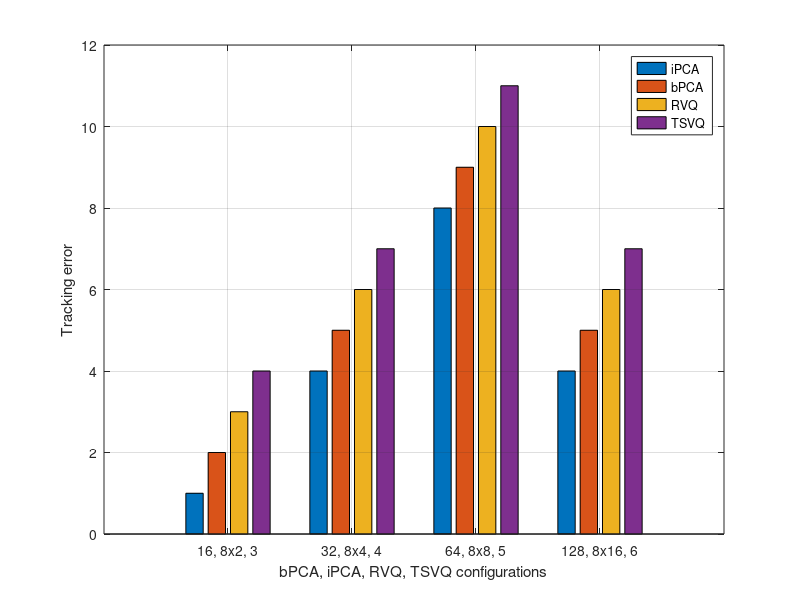

Write MATLAB code to recreate this figure.
clear;
clc;
clf;


bar([1 2 3 4;4 5 6 7;8 9 10 11;4 5 6 7])
set(gca,'XTick',[1:4])
set(gca,'XTickLabel',{'16, 8x2, 3';   ...
                      '32, 8x4, 4';   ...
                      '64, 8x8, 5';   ...
                      '128, 8x16, 6';})
                  colormap jet
xlabel('bPCA, iPCA, RVQ, TSVQ configurations');
ylabel('Tracking error');
legend('iPCA', 'bPCA', 'RVQ', 'TSVQ')
grid
